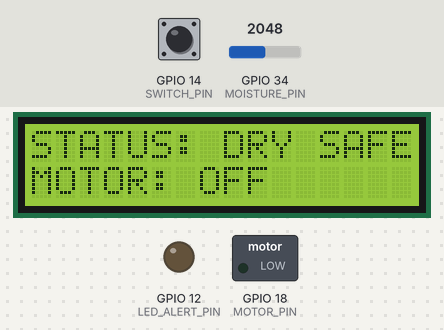
Recording of a sketch running on a simulated ESP32. On the bench: 16×2 character LCD, switched loads named in the sketch (green lamp = pin HIGH), output pins drawn as LEDs (lit = HIGH). The inputs (shaded band) are chosen by the test bench; at power-on: GPIO 34 (MOISTURE_PIN) = 2048, GPIO 14 (SWITCH_PIN) HIGH. What the sketch prints to the serial monitor is not drawn.

Above: at 2.7 s.
2.8 s: GPIO 34 (MOISTURE_PIN) set to 2441
5.5 s: GPIO 34 (MOISTURE_PIN) set to 2570
At 7.3 s:
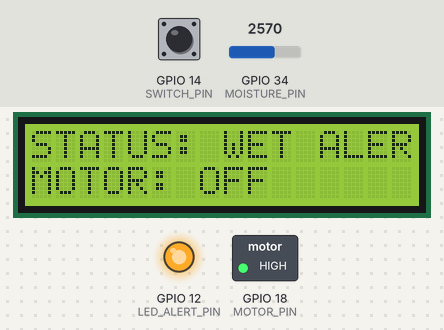
9.5 s: GPIO 34 (MOISTURE_PIN) set to 2460
At 10.4 s:
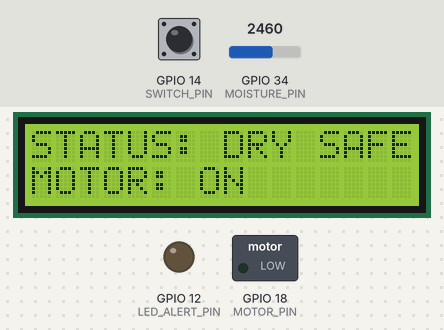
13.5 s: GPIO 14 (SWITCH_PIN) pulled LOW for 2.35 s
At 14.6 s:
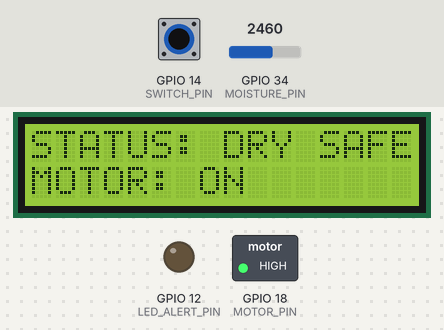
17.3 s: GPIO 34 (MOISTURE_PIN) set to 2540
At 18.9 s:
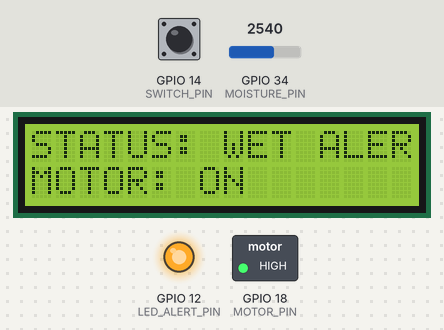
20.0 s: GPIO 34 (MOISTURE_PIN) set to 2047
At 20.4 s:
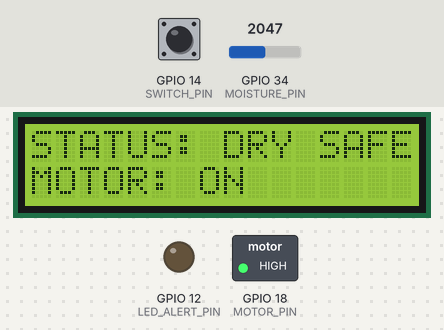
Timing chart, 0 to 23.0 s (numbered marks = the images above; inputs shaded):
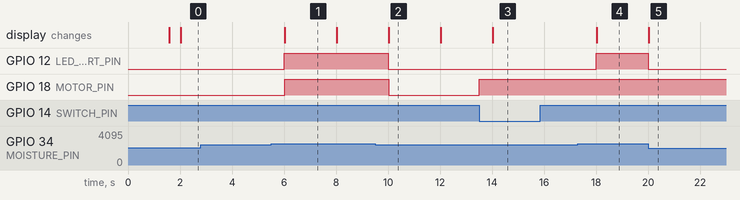

Measured:
- the behaviour switches between 2500 and 2501 on GPIO 34 (MOISTURE_PIN) (found by bisection; images 0 and 1)
- after the input at 2.8 s, every drawn part: stays the same
- after the input at 5.5 s, GPIO 12 (LED_ALERT_PIN): LOW → HIGH after 0.50 s; GPIO 18 (MOTOR_PIN): LOW → HIGH after 0.53 s; the display: changes after 0.53 s (image 1)
- after the input at 9.5 s, GPIO 12 (LED_ALERT_PIN): HIGH → LOW after 0.50 s; GPIO 18 (MOTOR_PIN): HIGH → LOW after 0.53 s; the display: changes after 0.53 s (image 2)
- after the input at 13.5 s, GPIO 18 (MOTOR_PIN): LOW → HIGH at once; the display: changes after 0.53 s (image 3)
- after the input at 17.3 s, GPIO 12 (LED_ALERT_PIN): LOW → HIGH after 0.70 s; the display: changes after 0.73 s (image 4)
- after the input at 20.0 s, GPIO 12 (LED_ALERT_PIN): HIGH → LOW at once; the display: changes at once (image 5)
- what the display in image 1 shows lasts 2.0 s, from 6.0 s to 8.0 s

The sketch:

smart_cradle_automation.ino
```cpp
// ============================================================
// SMART CRADLE AUTOMATION SYSTEM (UPDATED VERSION)
// ESP32 DOIT DEVKIT V1 - Arduino Framework
// ============================================================

#include <Wire.h>
#include <LiquidCrystal_I2C.h>
#include <HardwareSerial.h>

// ---------------- PINS ----------------
#define MOISTURE_PIN    34    // Analog input pin for moisture sensor
#define MOTOR_PIN       18    // Controls the cradle swinging motor
#define SWITCH_PIN      14    // Physical switch to control motor (Internal Pull-Up)
#define LED_ALERT_PIN   12    // Visual indicator for wetness alerts

// Hardware Serial 2 pins for DFPlayer Mini MP3 Module
#define MP3_RX_PIN      16    // Connects to TX of DFPlayer Mini
#define MP3_TX_PIN      17    // Connects to RX of DFPlayer Mini (use 1k resistor)

// ---------------- CONSTANTS ----------------
const int WET_THRESHOLD = 2500;            // Moisture threshold value (0-4095)
const unsigned long CHECK_INTERVAL = 2000; // Sensor sampling interval (2 seconds)

// ---------------- OBJECTS ----------------
LiquidCrystal_I2C lcd(0x27, 16, 2);
HardwareSerial mp3Serial(2);               // Using ESP32 UART2 channel

// ---------------- STATE VARIABLES ----------------
unsigned long lastCheckTime = 0;
bool isWetDetected = false;
volatile bool motorState = false;          // Maintained via physical toggle switch
unsigned long lastDebounceTime = 0;
const unsigned long DEBOUNCE_DELAY = 250;  // Debounce time in milliseconds

// ---------------- DFPLAYER COMMANDS ----------------
// Standard hexadecimal command sequence array for DFPlayer Mini initialization
byte playTrack1Cmd[] = {0x7E, 0xFF, 0x06, 0x03, 0x00, 0x00, 0x01, 0xFE, 0xF7, 0xEF};
byte setVolumeCmd[]  = {0x7E, 0xFF, 0x06, 0x06, 0x00, 0x00, 0x1E, 0xFE, 0xD7, 0xEF}; // Volume level 30

void sendMp3Command(byte cmd[], int len) {
  for (int i = 0; i < len; i++) {
    mp3Serial.write(cmd[i]);
  }
}

// ---------------- INTERRUPT SERVICE ROUTINE (ISR) ----------------
// Handles physical switch toggle to turn cradle motor on/off instantly
void IRAM_ATTR handleMotorSwitch() {
  unsigned long currentTime = millis();
  if (currentTime - lastDebounceTime > DEBOUNCE_DELAY) {
    motorState = !motorState;
    lastDebounceTime = currentTime;
  }
}

void setup() {
  Serial.begin(115200);
  mp3Serial.begin(9600, SERIAL_8N1, MP3_RX_PIN, MP3_TX_PIN);

  // Pin Configurations
  pinMode(MOISTURE_PIN, INPUT);
  pinMode(MOTOR_PIN, OUTPUT);
  pinMode(LED_ALERT_PIN, OUTPUT);
  pinMode(SWITCH_PIN, INPUT_PULLUP);

  // Attach interrupt to physical switch pin (detects when button is pressed to GND)
  attachInterrupt(digitalPinToInterrupt(SWITCH_PIN), handleMotorSwitch, FALLING);

  // Initialize default components states
  digitalWrite(MOTOR_PIN, LOW);
  digitalWrite(LED_ALERT_PIN, LOW);

  // Setup display hardware
  Wire.begin(21, 22);
  lcd.init();
  lcd.backlight();
  lcd.clear();
  lcd.print("CRADLE INITIAL");
  delay(1500);

  // Initialize default volume level on startup
  sendMp3Command(setVolumeCmd, 10);
  lcd.clear();
}

void loop() {
  unsigned long currentTime = millis();

  // 1. Manage swinging motor output based on physical switch override or automation
  if (motorState || isWetDetected) {
    digitalWrite(MOTOR_PIN, HIGH);
  } else {
    digitalWrite(MOTOR_PIN, LOW);
  }

  // 2. Non-blocking sensor evaluation routine
  if (currentTime - lastCheckTime >= CHECK_INTERVAL) {
    lastCheckTime = currentTime;

    int moistureValue = analogRead(MOISTURE_PIN);
    Serial.print("Moisture Value: ");
    Serial.println(moistureValue);

    if (moistureValue > WET_THRESHOLD) {
      if (!isWetDetected) { // Triggers exactly once when status changes to wet
        isWetDetected = true;
        sendMp3Command(playTrack1Cmd, 10); // Play notification alert audio track
      }
      displayAlert(moistureValue);
    } else {
      isWetDetected = false;
      displaySafe();
    }
  }
}

void displayAlert(int value) {
  digitalWrite(LED_ALERT_PIN, HIGH);
  lcd.setCursor(0, 0);
  lcd.print("STATUS: WET ALERT");
  lcd.setCursor(0, 1);
  lcd.print("MOTOR: ");
  lcd.print((digitalRead(MOTOR_PIN) == HIGH) ? "ON  " : "OFF ");
}

void displaySafe() {
  digitalWrite(LED_ALERT_PIN, LOW);
  lcd.setCursor(0, 0);
  lcd.print("STATUS: DRY SAFE ");
  lcd.setCursor(0, 1);
  lcd.print("MOTOR: ");
  lcd.print((digitalRead(MOTOR_PIN) == HIGH) ? "ON  " : "OFF ");
}
```
